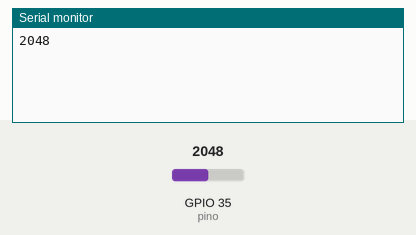
A sketch run on a simulated ESP32. Shown: the last lines printed to the serial monitor. The inputs (shaded band) are chosen by the test bench; at power-on: GPIO 35 (pino) = 2048. WiFi joins after 1.5 s; servers stay silent unless stated.

Above: at 4.0 s.
4.1 s: GPIO 35 (pino) set to 2866
At 6.2 s:
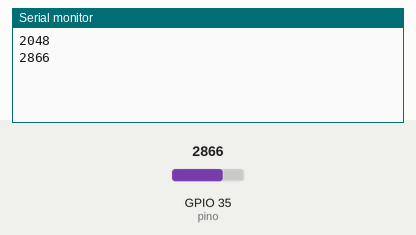
6.8 s: GPIO 35 (pino) set to 3540
At 7.7 s:
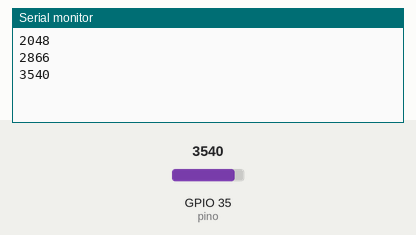
Timing chart, 0 to 9.8 s (numbered marks = the images above; inputs shaded):
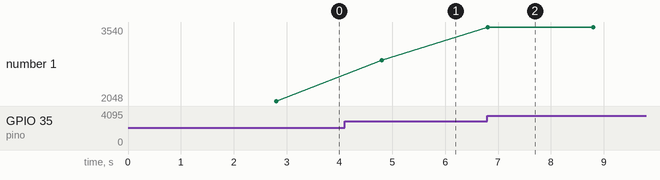

The sketch:

planta.ino
```cpp
#define BLYNK_TEMPLATE_ID "secret"
#define BLYNK_TEMPLATE_NAME "secret"
#define BLYNK_AUTH_TOKEN "secret"
#define BYNK_PRINT Serial

#include <WiFi.h>
#include <BlynkSimpleEsp32.h>

char auth[] = BLYNK_AUTH_TOKEN;
char ssid[] = "secret";
char pass[] = "secret";

const int pino = 35;
const int limiteSuperior = 3500;
const int tempoEspera = 2000;
int contador = 0;

String estadoAnterior = "";
String Estado = "";

void setup() {
  Serial.begin(9600);
  delay(1000);
  pinMode(pino, INPUT);
  Blynk.begin(auth, ssid, pass);
}

void enviarNotificacao(String evento, String mensagem) {
  Estado = mensagem;
  if (Estado != "" && Estado != estadoAnterior) {
    Blynk.logEvent(evento, Estado);
    estadoAnterior = Estado;
  }
}

void loop() {
  int leitura = analogRead(pino);

  if (leitura > limiteSuperior) {
    enviarNotificacao("precisa_agua", "Rapaz, preciso de água");
  } else {
    enviarNotificacao("muita_agua", "Acabei de receber a água que preciso, Obrigada!");
  }

  Serial.println(leitura);
  if(contador >= 7200 || contador == 0){
    Blynk.logEvent("contador","umidade atual "+String(leitura));
    contador = 1;
  }
  delay(tempoEspera);
  contador+=2;
  Blynk.run();


}
```

Measured:
- after the input at 4.1 s, the serial monitor: prints a new line after 0.70 s (image 1)
- after the input at 6.8 s, the serial monitor: prints a new line at once (image 2)
- plotted number 1: 2048 → 2866 after the input at 4.1 s, 2866 → 3540 after the input at 6.8 s
